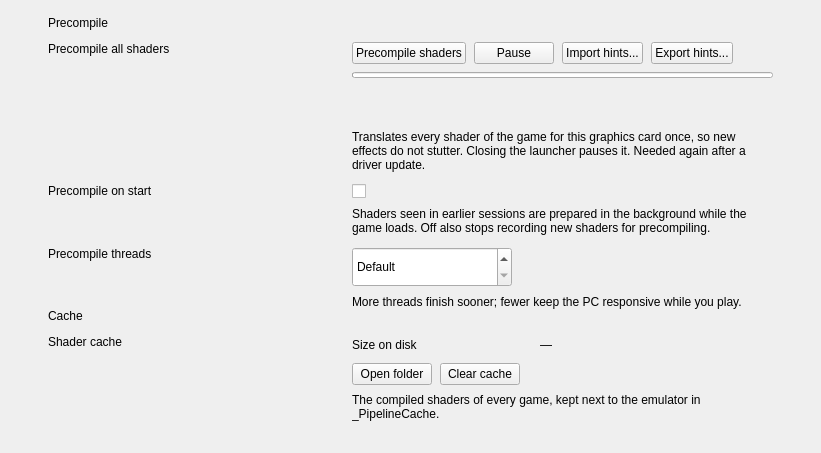
         <widget class="QWidget" name="shaders_body">
          <layout class="QVBoxLayout" name="shadersBodyLayout">
           <property name="spacing">
            <number>0</number>
           </property>
           <property name="leftMargin">
            <number>48</number>
           </property>
           <property name="topMargin">
            <number>16</number>
           </property>
           <property name="rightMargin">
            <number>48</number>
           </property>
           <property name="bottomMargin">
            <number>32</number>
           </property>
           <item>
            <widget class="QLabel" name="shaders_section_precompile">
             <property name="text">
              <string>Precompile</string>
             </property>
             <property name="textStyle" stdset="0">
              <string notr="true">Heading/Section</string>
             </property>
            </widget>
           </item>
           <item>
            <layout class="QHBoxLayout" name="rowPrecompile">
             <property name="spacing">
              <number>24</number>
             </property>
             <property name="topMargin">
              <number>12</number>
             </property>
             <item alignment="Qt::AlignTop">
              <widget class="QLabel" name="row_precompile_label">
               <property name="minimumSize">
                <size>
                 <width>280</width>
                 <height>0</height>
                </size>
               </property>
               <property name="maximumSize">
                <size>
                 <width>280</width>
                 <height>16777215</height>
                </size>
               </property>
               <property name="text">
                <string>Precompile all shaders</string>
               </property>
               <property name="textStyle" stdset="0">
                <string notr="true">Body/Strong</string>
               </property>
              </widget>
             </item>
             <item>
              <layout class="QVBoxLayout" name="rowPrecompileControl">
               <property name="spacing">
                <number>8</number>
               </property>
               <item>
                <layout class="QHBoxLayout" name="precompileButtons">
                 <property name="spacing">
                  <number>8</number>
                 </property>
                 <item>
                  <widget class="QPushButton" name="precompile_button">
                   <property name="toolTip">
                    <string>Compile the recorded shaders of the selected game into the pipeline cache now, without starting the game. Stopping keeps what is done; the next run continues.</string>
                   </property>
                   <property name="text">
                    <string>Precompile shaders</string>
                   </property>
                   <property name="kind" stdset="0">
                    <string notr="true">secondary</string>
                   </property>
                   <property name="textStyle" stdset="0">
                    <string notr="true">Label/Button</string>
                   </property>
                  </widget>
                 </item>
                 <item>
                  <widget class="QPushButton" name="precompile_pause_button">
                   <property name="toolTip">
                    <string>Finishes the shaders being compiled (up to about a minute), saves and stops. Continue precompiling goes on from there.</string>
                   </property>
                   <property name="text">
                    <string>Pause</string>
                   </property>
                   <property name="kind" stdset="0">
                    <string notr="true">secondary</string>
                   </property>
                   <property name="textStyle" stdset="0">
                    <string notr="true">Label/Button</string>
                   </property>
                  </widget>
                 </item>
                 <item>
                  <widget class="QPushButton" name="hints_import_button">
                   <property name="toolTip">
                    <string>Load a shader hints file (.kyhints, from another player): the shaders it lists are taken from your own game files, added to the recorded ones and precompiled.</string>
                   </property>
                   <property name="text">
                    <string>Import hints...</string>
                   </property>
                   <property name="kind" stdset="0">
                    <string notr="true">secondary</string>
                   </property>
                   <property name="textStyle" stdset="0">
                    <string notr="true">Label/Button</string>
                   </property>
                  </widget>
                 </item>
                 <item>
                  <widget class="QPushButton" name="hints_export_button">
                   <property name="toolTip">
                    <string>Save the shaders recorded while you played as a hints file for other players. The file holds no game code: only shader sizes, checksums and settings.</string>
                   </property>
                   <property name="text">
                    <string>Export hints...</string>
                   </property>
                   <property name="kind" stdset="0">
                    <string notr="true">secondary</string>
                   </property>
                   <property name="textStyle" stdset="0">
                    <string notr="true">Label/Button</string>
                   </property>
                  </widget>
                 </item>
                 <item>
                  <spacer name="precompileButtonsSpacer">
                   <property name="orientation">
                    <enum>Qt::Horizontal</enum>
                   </property>
                   <property name="sizeHint" stdset="0">
                    <size>
                     <width>40</width>
                     <height>20</height>
                    </size>
                   </property>
                  </spacer>
                 </item>
                </layout>
               </item>
               <item>
                <widget class="QProgressBar" name="precompile_progress">
                 <property name="minimumSize">
                  <size>
                   <width>0</width>
                   <height>6</height>
                  </size>
                 </property>
                 <property name="maximumSize">
                  <size>
                   <width>16777215</width>
                   <height>6</height>
                  </size>
                 </property>
                 <property name="value">
                  <number>0</number>
                 </property>
                 <property name="textVisible">
                  <bool>false</bool>
                 </property>
                </widget>
               </item>
               <item>
                <layout class="QHBoxLayout" name="precompileProgressLine">
                 <property name="spacing">
                  <number>16</number>
                 </property>
                 <item>
                  <widget class="QLabel" name="precompile_count">
                   <property name="text">
                    <string notr="true"/>
                   </property>
                   <property name="textStyle" stdset="0">
                    <string notr="true">Mono/Path</string>
                   </property>
                   <property name="tone" stdset="0">
                    <string notr="true">secondary</string>
                   </property>
                  </widget>
                 </item>
                 <item>
                  <spacer name="precompileProgressLineSpacer">
                   <property name="orientation">
                    <enum>Qt::Horizontal</enum>
                   </property>
                   <property name="sizeHint" stdset="0">
                    <size>
                     <width>40</width>
                     <height>10</height>
                    </size>
                   </property>
                  </spacer>
                 </item>
                 <item>
                  <widget class="QLabel" name="precompile_eta">
                   <property name="text">
                    <string notr="true"/>
                   </property>
                   <property name="textStyle" stdset="0">
                    <string notr="true">Mono/Path</string>
                   </property>
                   <property name="tone" stdset="0">
                    <string notr="true">secondary</string>
                   </property>
                  </widget>
                 </item>
                </layout>
               </item>
               <item>
                <widget class="QLabel" name="precompile_status">
                 <property name="text">
                  <string/>
                 </property>
                 <property name="wordWrap">
                  <bool>true</bool>
                 </property>
                 <property name="textStyle" stdset="0">
                  <string notr="true">Mono/Path</string>
                 </property>
                 <property name="tone" stdset="0">
                  <string notr="true">secondary</string>
                 </property>
                </widget>
               </item>
               <item>
                <widget class="QLabel" name="row_precompile_description">
                 <property name="text">
                  <string>Translates every shader of the game for this graphics card once, so new effects do not stutter. Closing the launcher pauses it. Needed again after a driver update.</string>
                 </property>
                 <property name="wordWrap">
                  <bool>true</bool>
                 </property>
                 <property name="textStyle" stdset="0">
                  <string notr="true">Body/Description</string>
                 </property>
                 <property name="tone" stdset="0">
                  <string notr="true">secondary</string>
                 </property>
                </widget>
               </item>
              </layout>
             </item>
            </layout>
           </item>
           <item>
            <widget class="QFrame" name="row_precompile_divider">
             <property name="divider" stdset="0">
              <bool>true</bool>
             </property>
            </widget>
           </item>
<item><layout class="QHBoxLayout" name="rowPrecompileOnStart"><property name="spacing"><number>24</number></property><property name="topMargin"><number>12</number></property>
<item alignment="Qt::AlignTop"><widget class="QLabel" name="rowPrecompileOnStart_label"><property name="minimumSize"><size><width>280</width><height>0</height></size></property>
<property name="maximumSize"><size><width>280</width><height>16777215</height></size></property><property name="text"><string>Precompile on start</string></property><property name="textStyle" stdset="0"><string notr="true">Body/Strong</string></property></widget></item>
<item><layout class="QVBoxLayout" name="rowPrecompileOnStartControl"><property name="spacing"><number>8</number></property>
<item><widget class="QCheckBox" name="precompile_on_start"><property name="toggle" stdset="0"><bool>true</bool></property></widget></item>
<item><widget class="QLabel" name="row_precompile_on_start_description"><property name="text"><string>Shaders seen in earlier sessions are prepared in the background while the game loads. Off also stops recording new shaders for precompiling.</string></property>
<property name="wordWrap"><bool>true</bool></property>
<property name="textStyle" stdset="0"><string notr="true">Body/Description</string></property>
<property name="tone" stdset="0"><string notr="true">secondary</string></property>
</widget></item>
</layout></item></layout></item>
<item><widget class="QFrame" name="row_precompile_on_start_divider"><property name="divider" stdset="0"><bool>true</bool></property></widget></item>
           <item>
            <layout class="QHBoxLayout" name="rowThreads">
             <property name="spacing">
              <number>24</number>
             </property>
             <property name="topMargin">
              <number>12</number>
             </property>
             <item alignment="Qt::AlignTop">
              <widget class="QLabel" name="row_threads_label">
               <property name="minimumSize">
                <size>
                 <width>280</width>
                 <height>0</height>
                </size>
               </property>
               <property name="maximumSize">
                <size>
                 <width>280</width>
                 <height>16777215</height>
                </size>
               </property>
               <property name="text">
                <string>Precompile threads</string>
               </property>
               <property name="textStyle" stdset="0">
                <string notr="true">Body/Strong</string>
               </property>
              </widget>
             </item>
             <item>
              <layout class="QVBoxLayout" name="rowThreadsControl">
               <property name="spacing">
                <number>8</number>
               </property>
               <item>
                <widget class="QSpinBox" name="precompile_threads">
                 <property name="minimumSize">
                  <size>
                   <width>160</width>
                   <height>40</height>
                  </size>
                 </property>
                 <property name="maximumSize">
                  <size>
                   <width>160</width>
                   <height>40</height>
                  </size>
                 </property>
                 <property name="toolTip">
                  <string>Compile threads. Default: the KYTY_SHADER_PRECOMPILE_THREADS setting (6).</string>
                 </property>
                 <property name="specialValueText">
                  <string>Default</string>
                 </property>
                 <property name="minimum">
                  <number>0</number>
                 </property>
                 <property name="maximum">
                  <number>64</number>
                 </property>
                 <property name="textStyle" stdset="0">
                  <string notr="true">Body/Default</string>
                 </property>
                </widget>
               </item>
               <item>
                <widget class="QLabel" name="row_threads_description">
                 <property name="text">
                  <string>More threads finish sooner; fewer keep the PC responsive while you play.</string>
                 </property>
                 <property name="wordWrap">
                  <bool>true</bool>
                 </property>
                 <property name="textStyle" stdset="0">
                  <string notr="true">Body/Description</string>
                 </property>
                 <property name="tone" stdset="0">
                  <string notr="true">secondary</string>
                 </property>
                </widget>
               </item>
              </layout>
             </item>
            </layout>
           </item>
           <item>
            <widget class="QLabel" name="shaders_section_cache">
             <property name="text">
              <string>Cache</string>
             </property>
             <property name="textStyle" stdset="0">
              <string notr="true">Heading/Section</string>
             </property>
             <property name="spaced" stdset="0">
              <bool>true</bool>
             </property>
            </widget>
           </item>
           <item>
            <layout class="QHBoxLayout" name="rowCache">
             <property name="spacing">
              <number>24</number>
             </property>
             <property name="topMargin">
              <number>12</number>
             </property>
             <item alignment="Qt::AlignTop">
              <widget class="QLabel" name="row_cache_label">
               <property name="minimumSize">
                <size>
                 <width>280</width>
                 <height>0</height>
                </size>
               </property>
               <property name="maximumSize">
                <size>
                 <width>280</width>
                 <height>16777215</height>
                </size>
               </property>
               <property name="text">
                <string>Shader cache</string>
               </property>
               <property name="textStyle" stdset="0">
                <string notr="true">Body/Strong</string>
               </property>
              </widget>
             </item>
             <item>
              <layout class="QVBoxLayout" name="rowCacheControl">
               <property name="spacing">
                <number>8</number>
               </property>
               <item>
                <layout class="QHBoxLayout" name="cacheSizeRow">
                 <property name="spacing">
                  <number>16</number>
                 </property>
                 <item>
                  <widget class="QLabel" name="cache_size_key">
                   <property name="minimumSize">
                    <size>
                     <width>172</width>
                     <height>0</height>
                    </size>
                   </property>
                   <property name="text">
                    <string>Size on disk</string>
                   </property>
                   <property name="textStyle" stdset="0">
                    <string notr="true">Body/Default</string>
                   </property>
                   <property name="tone" stdset="0">
                    <string notr="true">secondary</string>
                   </property>
                  </widget>
                 </item>
                 <item>
                  <widget class="QLabel" name="cache_size">
                   <property name="text">
                    <string notr="true">—</string>
                   </property>
                   <property name="textStyle" stdset="0">
                    <string notr="true">Mono/Value</string>
                   </property>
                  </widget>
                 </item>
                 <item>
                  <spacer name="cacheSizeSpacer">
                   <property name="orientation">
                    <enum>Qt::Horizontal</enum>
                   </property>
                   <property name="sizeHint" stdset="0">
                    <size>
                     <width>40</width>
                     <height>20</height>
                    </size>
                   </property>
                  </spacer>
                 </item>
                </layout>
               </item>
               <item>
                <layout class="QHBoxLayout" name="cacheButtons">
                 <property name="spacing">
                  <number>8</number>
                 </property>
                 <item>
                  <widget class="QPushButton" name="cache_open_button">
                   <property name="text">
                    <string>Open folder</string>
                   </property>
                   <property name="kind" stdset="0">
                    <string notr="true">secondary</string>
                   </property>
                   <property name="textStyle" stdset="0">
                    <string notr="true">Label/Button</string>
                   </property>
                  </widget>
                 </item>
                 <item>
                  <widget class="QPushButton" name="cache_clear_button">
                   <property name="text">
                    <string>Clear cache</string>
                   </property>
                   <property name="kind" stdset="0">
                    <string notr="true">danger</string>
                   </property>
                   <property name="textStyle" stdset="0">
                    <string notr="true">Label/Button</string>
                   </property>
                  </widget>
                 </item>
                 <item>
                  <spacer name="cacheButtonsSpacer">
                   <property name="orientation">
                    <enum>Qt::Horizontal</enum>
                   </property>
                   <property name="sizeHint" stdset="0">
                    <size>
                     <width>40</width>
                     <height>20</height>
                    </size>
                   </property>
                  </spacer>
                 </item>
                </layout>
               </item>
               <item>
                <widget class="QLabel" name="row_cache_description">
                 <property name="text">
                  <string>The compiled shaders of every game, kept next to the emulator in _PipelineCache.</string>
                 </property>
                 <property name="wordWrap">
                  <bool>true</bool>
                 </property>
                 <property name="textStyle" stdset="0">
                  <string notr="true">Body/Description</string>
                 </property>
                 <property name="tone" stdset="0">
                  <string notr="true">secondary</string>
                 </property>
                </widget>
               </item>
              </layout>
             </item>
            </layout>
           </item>
           <item>
            <spacer name="shadersBodySpacer">
             <property name="orientation">
              <enum>Qt::Vertical</enum>
             </property>
             <property name="sizeHint" stdset="0">
              <size>
               <width>20</width>
               <height>0</height>
              </size>
             </property>
            </spacer>
           </item>
          </layout>
         </widget>
